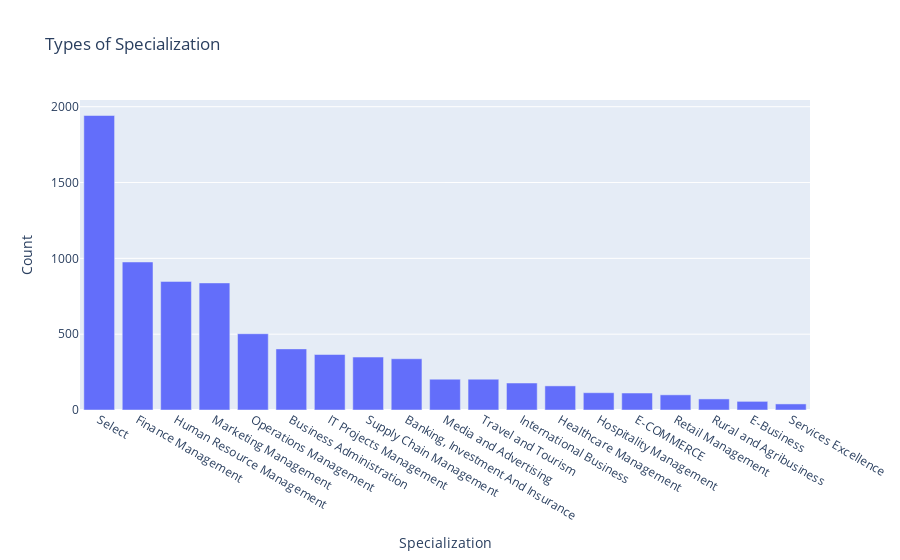

The code cell stored with this chart in its notebook:
### Markdown cell above
### Specialization

### Code cell
# Consider Specialization column
specialization = df[['Specialization']].value_counts().reset_index(name='Count')
fig = px.bar(specialization, x='Specialization', y='Count', title=' Types of Specialization')

fig.show()

### Figure 1 — Plotly figure (JSON) as saved in the notebook; plotly's stock layout.template omitted (floating-point values rounded to 4 significant figures)
{"data": [{"alignmentgroup": "True", "hovertemplate": "Specialization=%{x}<br>Count=%{y}<extra></extra>", "legendgroup": "", "marker": {"color": "#636efa", "pattern": {"shape": ""}}, "name": "", "offsetgroup": "", "orientation": "v", "showlegend": false, "textposition": "auto", "type": "bar", "x": ["Select", "Finance Management", "Human Resource Management", "Marketing Management", "Operations Management", "Business Administration", "IT Projects Management", "Supply Chain Management", "Banking, Investment And Insurance", "Media and Advertising", "Travel and Tourism", "International Business", "Healthcare Management", "Hospitality Management", "E-COMMERCE", "Retail Management", "Rural and Agribusiness", "E-Business", "Services Excellence"], "xaxis": "x", "y": [1942, 976, 848, 838, 503, 403, 366, 349, 338, 203, 203, 178, 159, 114, 112, 100, 73, 57, 40], "yaxis": "y"}], "layout": {"barmode": "relative", "legend": {"tracegroupgap": 0}, "title": {"text": " Types of Specialization"}, "xaxis": {"anchor": "y", "domain": [0, 1], "title": {"text": "Specialization"}}, "yaxis": {"anchor": "x", "domain": [0, 1], "title": {"text": "Count"}}}}
